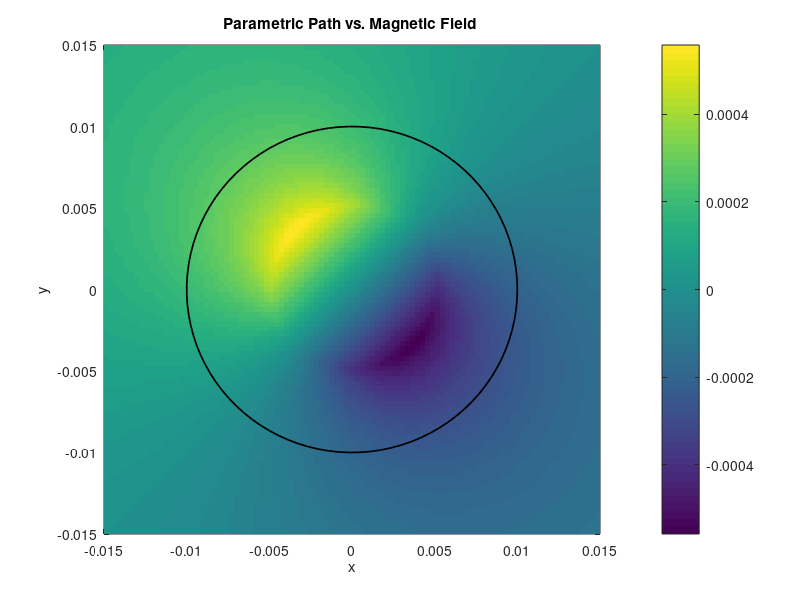

MATLAB code for this plot: (Note: this script raises an error after producing the figure.)
%% Line Integration 
% Compute and plot the parametric path 
lx=100;
ly=100;
%constants
I=10;
a=0.005;
m0=(4*pi)*10.^(-7);
r0=2*a;

x = linspace(-3*a,3*a,lx);
y = linspace(-3*a,3*a,ly);
[X,Y]=meshgrid(x,y);

r_phi = zeros(100,100);

%Magnetic Field component from Problem #1 
for i=1:100
    for j=1:100
        if (sqrt(x(i).^2 +y(j).^2) < a)
            r_phi(i,j) = ((m0.*I)/(2.*pi.*a.^2).*sqrt(x(i).^2+y(j).^2)).*(-y(j)/sqrt(x(i).^2+y(j).^2)+(x(i)./sqrt(x(i).^2+y(j).^2)));
        else
            r_phi(i,j) = ((m0.*I)/(2.*pi.*sqrt(x(i).^2+y(j).^2))).*(-y(j)/sqrt(x(i).^2+y(j).^2)+(x(i)./sqrt(x(i).^2+y(j).^2)));
        end %if 
    end %for
end %for
figure;
pcolor(x,y,r_phi);
xlabel('x');
ylabel('y');
title('Parametric Path vs. Magnetic Field ');
shading flat;
colorbar;
hold on;

% r_phix = zeros(1,100);
% r_phiy = zeros(1,100);

phi_grid = linspace(0,2*pi,lx);
phi=(0:pi/100:2*pi);
x = r0.*cos(phi_grid);
y = r0.*sin(phi_grid);
%% Plotter
plot(x,y,'color','black','LineWidth',1.25)    
shading flat;
colorbar;
hold off;

% Plotting Magnetic Field B in terms of r 
rphi_x=r0*cos(phi); 
rphi_y=r0*sin(phi); 
radius=sqrt(rphi_x.^2+rphi_y.^2);
B_x_phi=zeros(size(R_x,1),1); 
B_y_phi=zeros(size(R_y,1),1);
for i=1:size(R_x,1)
    B_x_phi(i)=((-mu_0*I)/(2*pi*radius(i)*radius(i)))*R_y(i);
    B_y_phi(i)=((-mu_0*I)/(2*pi*radius(i)*radius(i)))*R_x(i);
end %for
B_phi=sqrt(B_x_phi.^2+B_y_phi.^2);
f5=figure('Name','Plot of Magnetic field components along the pathline','NumberTitle','Off');
yyaxis left;
plot(phi,B_x_phi,'k-','LineWidth',2);
xlabel('\Phi (in radians)'); 
ylabel('B_{x}(x,y)=B_{x}(\Phi) (in Tesla)'); 
yyaxis right; plot(phi,B_y_phi,'r-','LineWidth',2);
hold on;
plot(phi,B_phi,'b--','LineWidth',1);
hold off
legend('B_x','B_y','B (right axis)');
xlabel('\Phi (in radians)');
ylabel('B_{y}(x,y)=B_{y}(\Phi) (in Tesla)'); 
title('Magnetic field components plotted at r=0.01 m '); 
grid on;


%% Analytical derivative 
dx = -phi_grid.*(r0).*sin(phi_grid);
dy = phi_grid.*(r0).*cos(phi_grid);
figure;
plot(dx,dy,'color','black','LineWidth',1.25)    
shading flat;
colorbar;
hold off;

%% Numerical Derivative
